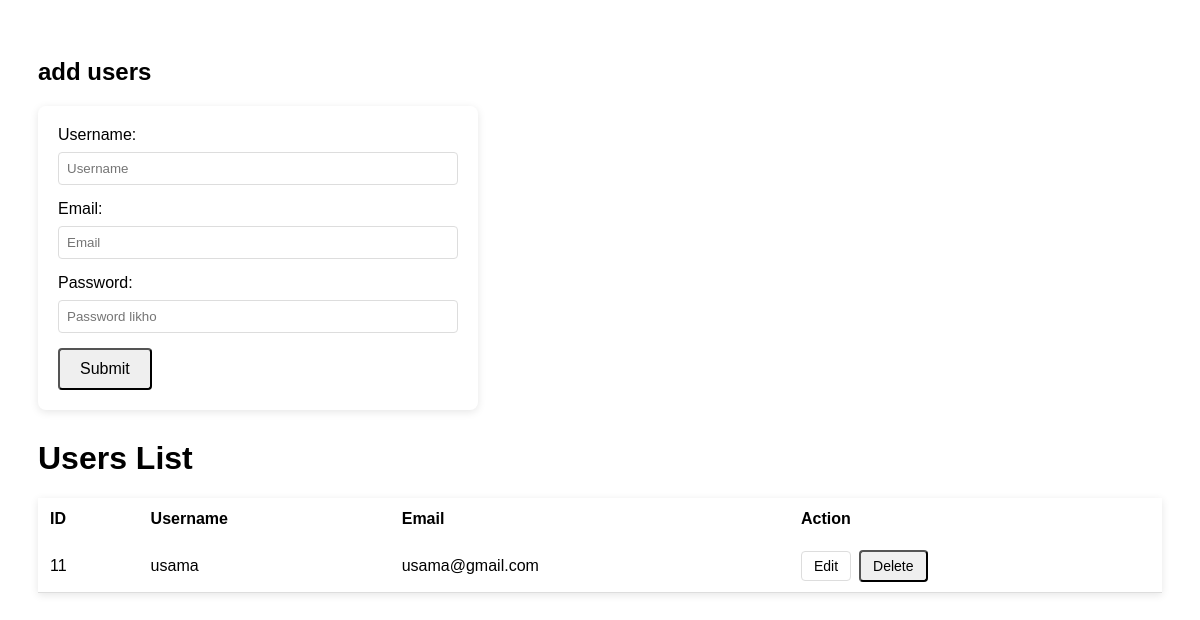
The app's page /users/, older data.
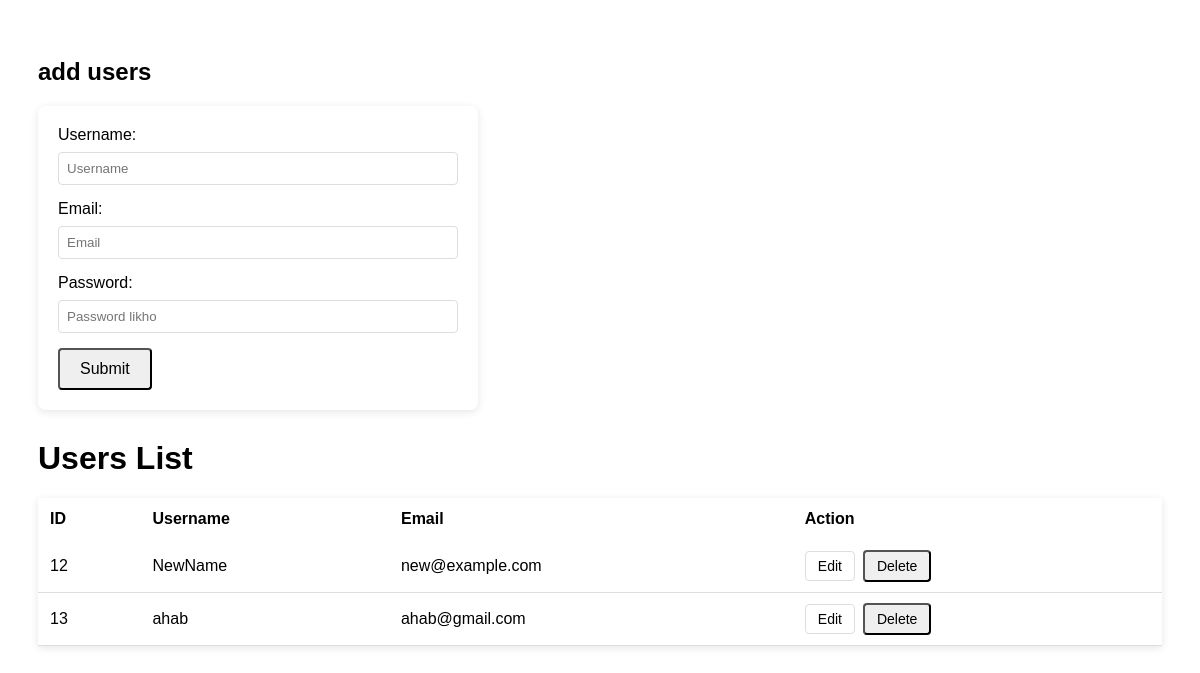
The same page, newer data.
### myapp/models.py (models this page shows, shortened)
class User(models.Model):
    name = models.CharField(max_length=100)
    email = models.EmailField()
    password = models.CharField(max_length=100)

### myapp/views.py (the view, shortened to what this page needs)
# urls.py: path("users/", views.users_list, name="users_list"),
def users_list(request):
    users = User.objects.all()
    return render(request, "myapp/users.html", {"users": users})

### myapp/templates/myapp/users.html (shortened to what this page needs)
<!DOCTYPE html>
<html>
<head>
</head>
<body>
    <h2>add users</h2>
    <div class="form-box">
        <form method="POST" action="/users/">
            <label>Username:</label>
            <input type="text" name="name" placeholder="Username " required>
            <label>Email:</label>
            <input type="email" name="email" placeholder="Email  " required>
            <label>Password:</label>
            <input type="password" name="password" placeholder="Password likho" required>
            <button type="submit">Submit</button>
        </form>
    </div>
    <h1>  Users List</h1>
    <table>
        <thead>
            <tr>
                <th>ID</th>
                <th>Username</th>
                <th>Email</th>
                <th>Action</th>
            </tr>
        </thead>
        <tbody>
            {% for user in users %}
            <tr>
                <td>{{ user.id }}</td>
                <td>{{ user.name }}</td>
                <td>{{ user.email }}</td>
                <td>
                    <div class="actions">
                        <a href="{% url 'edit_user' user.id %}" class="edit-link">Edit</a>
                        <form method="POST" action="{% url 'delete_user' user.id %}" class="delete-form">
                            <button type="submit" class="delete-btn" onclick="return confirm('Delete this user?');">Delete</button>
                        </form>
                    </div>
                </td>
            </tr>
            {% empty %}
            <tr>
                <td colspan="4">No users found.</td>
            </tr>
            {% endfor %}
        </tbody>
    </table>
</body>
</html>

### myapp/templates/myapp/users.html (style rules this page uses)
body { font-family: Arial, sans-serif; padding: 30px; }
table { width: 100%; border-collapse: collapse; box-shadow: 0 2px 8px rgba(0,0,0,0.1); margin-top: 20px; }
th { padding: 12px; text-align: left; }
td { padding: 10px 12px; border-bottom: 1px solid #ddd; }
.form-box { padding: 20px; border-radius: 8px; box-shadow: 0 2px 8px rgba(0,0,0,0.1); margin-bottom: 30px; max-width: 400px; }
input { width: 100%; padding: 8px; margin: 8px 0 15px 0; border: 1px solid #ddd; border-radius: 4px; box-sizing: border-box; }
button { padding: 10px 20px; border-radius: 4px; cursor: pointer; font-size: 16px; }
.delete-btn { padding: 6px 12px; font-size: 14px; }
.delete-form { margin: 0; }
.actions { display: flex; gap: 8px; align-items: center; }
.edit-link { text-decoration: none; border: 1px solid #ddd; border-radius: 4px; padding: 6px 12px; font-size: 14px; color: inherit; }

Row changes from the older to the newer data that the page shows:
removed User: id "11", name "usama", email "usama@gmail.com"
added User: id "12", name "NewName", email "new@example.com"
added User: id "13", name "ahab", email "ahab@gmail.com"
